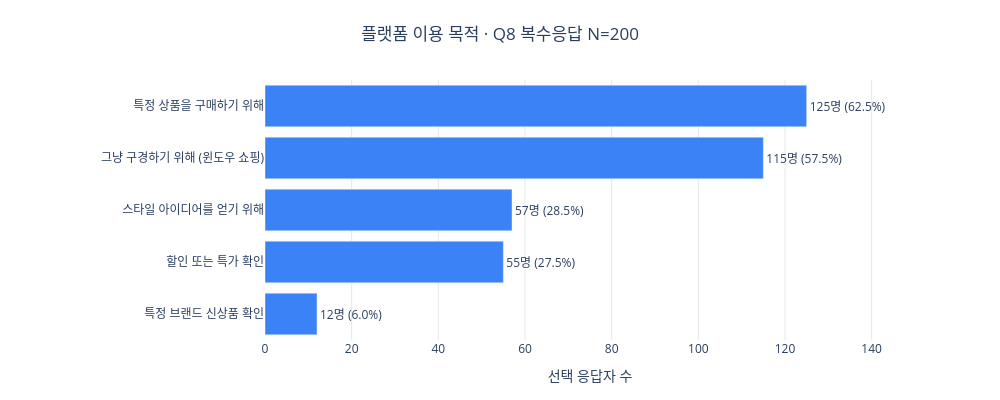

Notebook cell for this chart:
### Code cell
fig = go.Figure(go.Bar(
    x=purpose_exploded['언급 수'], y=purpose_exploded['오픈 목적'],
    orientation='h', marker_color='#3B82F6',
    text=[f'{int(count)}명 ({pct:.1f}%)' for count,pct in zip(purpose_exploded['언급 수'], purpose_exploded['선택률 (%)'])],
    textposition='outside', cliponaxis=False,
))
fig.update_layout(
    title=dict(text='플랫폼 이용 목적 · Q8 복수응답 N=200', x=0.5),
    xaxis=dict(title='선택 응답자 수', gridcolor='#E5E7EB', range=[0, 150]),
    yaxis=dict(autorange='reversed'), plot_bgcolor='white', paper_bgcolor='white',
    width=1000, height=400, margin=dict(l=265, r=85, t=80, b=60),
)
fig.show()

### Figure 1 — Plotly figure (JSON) as saved in the notebook; plotly's stock layout.template omitted (floating-point values rounded to 4 significant figures)
{"data": [{"cliponaxis": false, "marker": {"color": "#3B82F6"}, "orientation": "h", "text": ["125명 (62.5%)", "115명 (57.5%)", "57명 (28.5%)", "55명 (27.5%)", "12명 (6.0%)"], "textposition": "outside", "type": "bar", "x": [125, 115, 57, 55, 12], "y": ["특정 상품을 구매하기 위해", "그냥 구경하기 위해 (윈도우 쇼핑)", "스타일 아이디어를 얻기 위해", "할인 또는 특가 확인", "특정 브랜드 신상품 확인"]}], "layout": {"height": 400, "margin": {"b": 60, "l": 265, "r": 85, "t": 80}, "paper_bgcolor": "white", "plot_bgcolor": "white", "title": {"text": "플랫폼 이용 목적 · Q8 복수응답 N=200", "x": 0.5}, "width": 1000, "xaxis": {"gridcolor": "#E5E7EB", "range": [0, 150], "title": {"text": "선택 응답자 수"}}, "yaxis": {"autorange": "reversed"}}}
